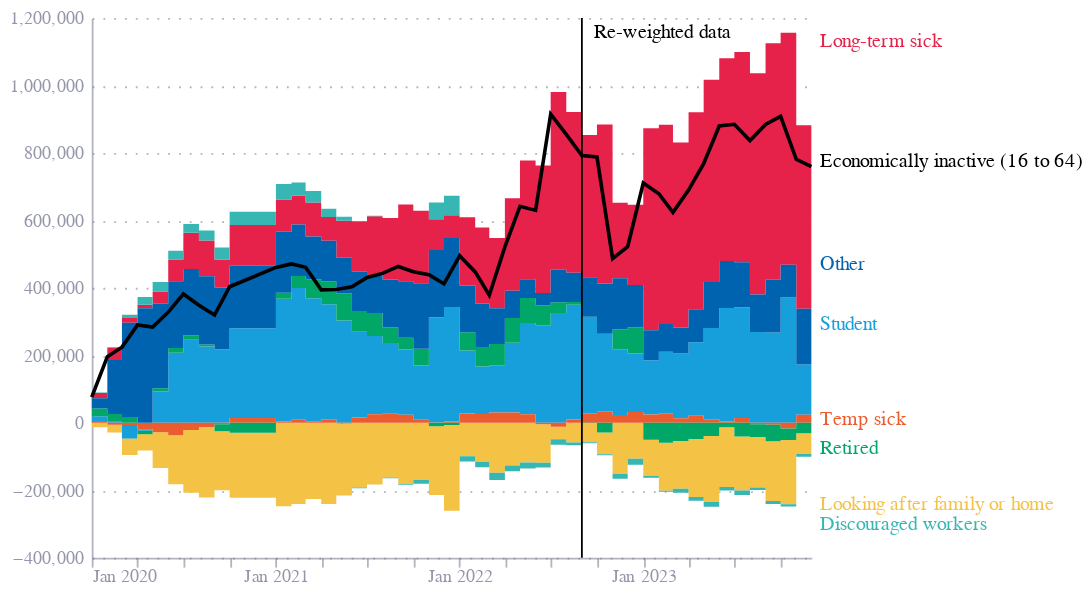

Notebook code cell kept with this figure:
### Markdown cell above
## Fig 2

### Code cell
df = pd.read_excel("EO_Feb24.xlsx", sheet_name="Fig2", skiprows=6)

df = df.iloc[1:]

df = df[[c for c in df.columns if "Unnamed" not in c]]

def period_midpoint(x):
    """
    e.g. "Jan-Mar 2020" -> "2020-02-01"
    """
    year = x.split(" ")[1]
    period_start_month = x.split(" ")[0].split("-")[0]
    period_end_month = x.split(" ")[0].split("-")[1]

    months_indexes = ["Jan", "Feb", "Mar", "Apr", "May", "Jun", "Jul", "Aug", "Sep", "Oct", "Nov", "Dec"]

    period_start_month_index = months_indexes.index(period_start_month)
    period_end_month_index = months_indexes.index(period_end_month)
    mid_month_index = (period_start_month_index + period_end_month_index) // 2

    date = f"{year}-{mid_month_index + 1:02d}-01"
    return pd.to_datetime(date)

def date(x):
    """
    e.g. "Jan-Mar 2020" -> "2020-01-01"
    """
    year = x.split(" ")[1]
    period_start_month = x.split(" ")[0].split("-")[0]

    date = f"{year}-{period_start_month}-01"
    return pd.to_datetime(date)



df['date'] = df['Period'].apply(date)

df = df.melt(id_vars=["date", "Period"], var_name="series", value_name="value")

df['label'] = np.where(df['Period'] == "Oct-Dec 2023", df.series, "")


base = alt.Chart(df).encode(
    x=alt.X("date:T",
            # remove space between bars
            axis=alt.Axis(labelAngle=0, labelPadding=0, tickCount=10, title="", format="%b %Y")
            
            ),
    y=alt.Y("value:Q",
            # stack the bars
            stack="zero",
             title="", axis=alt.Axis()),
    color=alt.Color("series:N", title="", legend=None)
)

bars = base.transform_filter(" datum.series !=  'Economically inactive (16 to 64)'").mark_area(interpolate='step-after').encode(
    tooltip=[
        {"type": "temporal", "field": "Period", "title": "Period"},
        {"type": "quantitative", "field": "value", "title": "Value"},
        {"type": "nominal", "field": "series", "title": "Series"}
    ]
)

# add a line right before July-Sep 2022
rule = alt.Chart(pd.DataFrame([{"date": pd.to_datetime("2022-09-01"), "value": 0}])).mark_rule(color="black").encode(
    x="date:T"
)

reweight_label = alt.Chart(pd.DataFrame([{"date": pd.to_datetime("2022-09-01"), "value": 0.05, "label": "Re-weighted data"}])).mark_text(align='left', dx=7).encode(
    x="date:T",
    y=alt.value(8),
    text="label:N"
)

# the overall line
line = base.transform_filter(" datum.series ==  'Economically inactive (16 to 64)'").mark_line().encode(
    color=alt.value("black"),
)

line_label = base.transform_filter(" datum.series ==  'Economically inactive (16 to 64)'").mark_text(align='left', dx=22, dy=25).encode(
    text=alt.Text("label:N"),
    color=alt.value("black"),
)


labels = base.transform_filter(" datum.series !=  'Economically inactive (16 to 64)'").mark_area(interpolate='step-after').mark_text(align='left',
                        dy=alt.expr("{\
                                        'Long-term sick': 5,\
                                        'Student': 15,\
                                        'Temp sick': -5,\
                                        'Retired': 5,\
                                        'Discouraged workers': 10,\
                                    }[datum.series] \
                                    "),
                         baseline='middle', dx=22).encode(
    text=alt.Text('label:N'),
)


chart = bars + labels + rule + reweight_label + line + line_label


chart = chart.configure_scale(
    bandPaddingInner=0

)

chart.save("fig2.json")
chart.save("fig2.png", scale_factor=3)

chart

### Figure 1 — Vega-Lite specification as saved in the notebook (floating-point values rounded to 4 significant figures; data arrays with more than 128 entries replaced by an {"elided": "..."} marker saying what was removed)
{"config": {"font": "Circular Std", "mark": {"line": {"interpolate": "monotone"}}, "view": {"stroke": "transparent", "width": 400, "height": 300}, "range": {"category": ["#36B7B4", "#E6224B", "#F4C245", "#0063AF", "#00A767", "#179FDB", "#EB5C2E"], "diverging": ["#E6224B", "#E54753", "#C9C9C9", "#179FDB", "#122B39"], "heatmap": ["#C9C9C9", "#179FDB", "#0063AF", "#122B39"], "ordinal": ["#00A767", "#36B7B4", "#179FDB", "#0063AF", "#243B5A"]}, "axisX": {"domainColor": "#676A86", "domainOpacity": 0.5, "grid": false, "labelAngle": 0, "labelColor": "#676A86", "labelOpacity": 0.7, "orient": "bottom", "tickColor": "#676A86", "tickCount": 10, "tickOpacity": 0.5, "title": false, "titleAlign": "center", "titleAnchor": "middle", "titleColor": "#676A86", "titleFontSize": 12, "titleOpacity": 0.8, "titleY": -15}, "axisY": {"domainColor": "#676A86", "domainOpacity": 0.5, "gridColor": "#676A86", "gridDash": [1, 5], "gridOpacity": 0.5, "labelColor": "#676A86", "labelOpacity": 0.7, "labelPadding": 5, "tickColor": "#676A86", "tickCount": 8, "tickOpacity": 0.5, "ticks": false, "titleAlign": "left", "titleAngle": 0, "titleBaseline": "bottom", "titleColor": "#676A86", "titleFontSize": 12, "titleOpacity": 0.8, "titleX": 0, "titleY": -7}, "scale": {"bandPaddingInner": 0}}, "layer": [{"mark": {"type": "area", "interpolate": "step-after"}, "encoding": {"color": {"field": "series", "legend": null, "title": "", "type": "nominal"}, "tooltip": [{"field": "Period", "title": "Period", "type": "temporal"}, {"field": "value", "title": "Value", "type": "quantitative"}, {"field": "series", "title": "Series", "type": "nominal"}], "x": {"axis": {"format": "%b %Y", "labelAngle": 0, "labelPadding": 0, "tickCount": 10, "title": ""}, "field": "date", "type": "temporal"}, "y": {"axis": {}, "field": "value", "stack": "zero", "title": "", "type": "quantitative"}}, "transform": [{"filter": " datum.series !=  'Economically inactive (16 to 64)'"}]}, {"mark": {"type": "text", "align": "left", "baseline": "middle", "dx": 22, "dy": {"expr": "{                                        'Long-term sick': 5,                                        'Student': 15,                                        'Temp sick': -5,                                        'Retired': 5,                                        'Discouraged workers': 10,                                    }[datum.series]                                     "}}, "encoding": {"color": {"field": "series", "legend": null, "title": "", "type": "nominal"}, "text": {"field": "label", "type": "nominal"}, "x": {"axis": {"format": "%b %Y", "labelAngle": 0, "labelPadding": 0, "tickCount": 10, "title": ""}, "field": "date", "type": "temporal"}, "y": {"axis": {}, "field": "value", "stack": "zero", "title": "", "type": "quantitative"}}, "transform": [{"filter": " datum.series !=  'Economically inactive (16 to 64)'"}]}, {"data": {"name": "data-13ac2ff6435c0a3e50ea9f67182cd17c"}, "mark": {"type": "rule", "color": "black"}, "encoding": {"x": {"field": "date", "type": "temporal"}}}, {"data": {"name": "data-5bfaee2f742fbd35b05ae03e242f1058"}, "mark": {"type": "text", "align": "left", "dx": 7}, "encoding": {"text": {"field": "label", "type": "nominal"}, "x": {"field": "date", "type": "temporal"}, "y": {"value": 8}}}, {"data": {"name": "data-99cc0b7f408637c067eb8958ac2c5fff"}, "mark": {"type": "line"}, "encoding": {"color": {"value": "black"}, "x": {"axis": {"format": "%b %Y", "labelAngle": 0, "labelPadding": 0, "tickCount": 10, "title": ""}, "field": "date", "type": "temporal"}, "y": {"axis": {}, "field": "value", "stack": "zero", "title": "", "type": "quantitative"}}, "transform": [{"filter": " datum.series ==  'Economically inactive (16 to 64)'"}]}, {"data": {"name": "data-99cc0b7f408637c067eb8958ac2c5fff"}, "mark": {"type": "text", "align": "left", "dx": 22, "dy": 25}, "encoding": {"color": {"value": "black"}, "text": {"field": "label", "type": "nominal"}, "x": {"axis": {"format": "%b %Y", "labelAngle": 0, "labelPadding": 0, "tickCount": 10, "title": ""}, "field": "date", "type": "temporal"}, "y": {"axis": {}, "field": "value", "stack": "zero", "title": "", "type": "quantitative"}}, "transform": [{"filter": " datum.series ==  'Economically inactive (16 to 64)'"}]}], "data": {"name": "data-99cc0b7f408637c067eb8958ac2c5fff"}, "$schema": "https://vega.github.io/schema/vega-lite/v5.8.0.json", "datasets": {"data-99cc0b7f408637c067eb8958ac2c5fff": {"elided": "368 records"}, "data-13ac2ff6435c0a3e50ea9f67182cd17c": [{"date": "2022-09-01T00:00:00", "value": 0}], "data-5bfaee2f742fbd35b05ae03e242f1058": [{"date": "2022-09-01T00:00:00", "value": 0.05, "label": "Re-weighted data"}]}}
